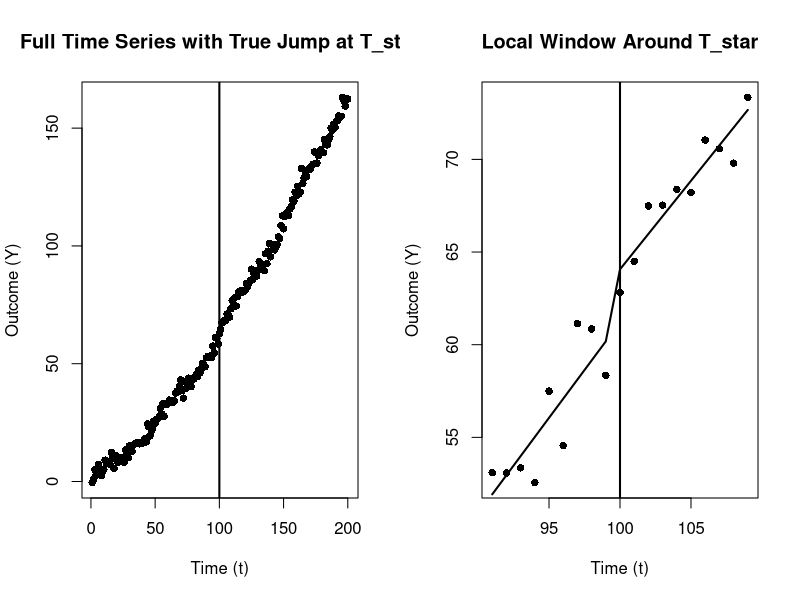
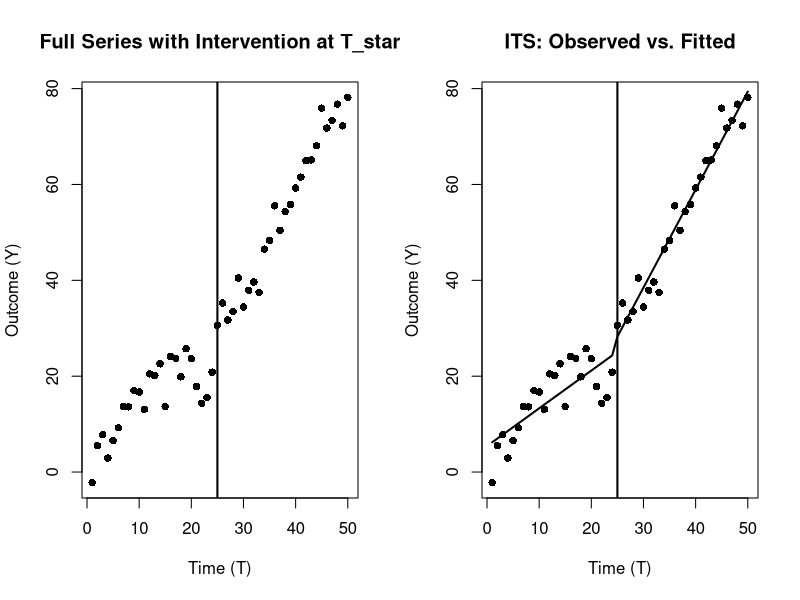
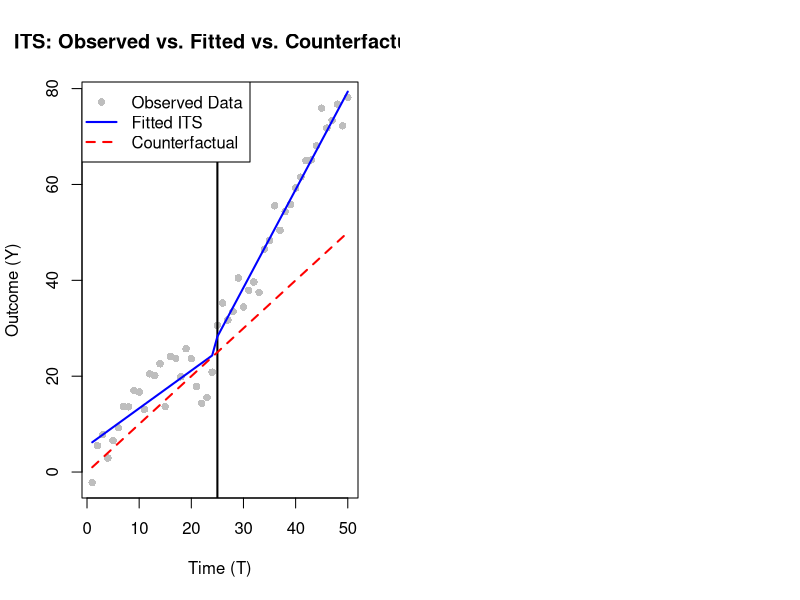
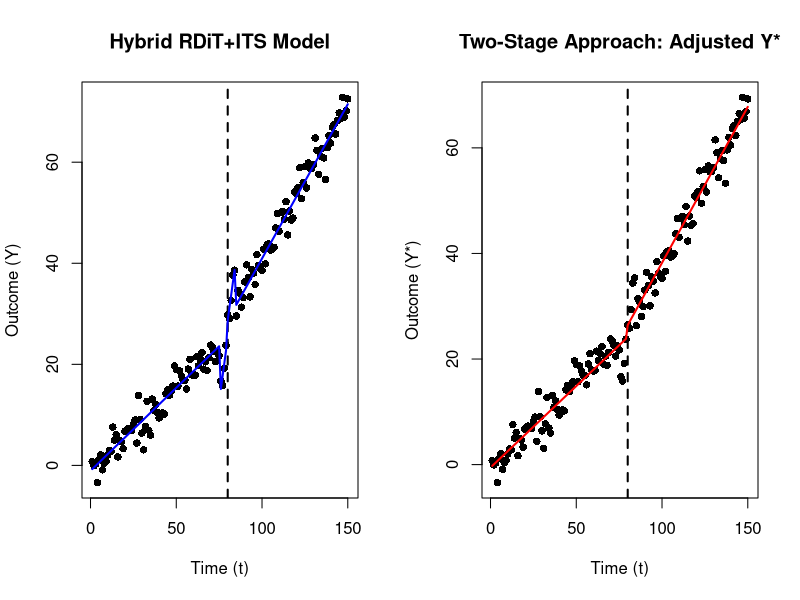

Generate these figures, in order, with R:
## ---- chunk 1
# -------------------------------------------------------------------
# 0. Libraries
# -------------------------------------------------------------------
if(!require("sandwich")) install.packages("sandwich", quiet=TRUE)
if(!require("lmtest"))   install.packages("lmtest",   quiet=TRUE)
library(sandwich)
library(lmtest)

# -------------------------------------------------------------------
# 1. Generate Synthetic Data
# -------------------------------------------------------------------
set.seed(123)
n      <- 200                # total number of time points
T_star <- 100                # cutoff (policy/intervention) time
t_vals <- seq_len(n)         # time index: 1, 2, ..., n

# Outcome Y has a linear pre-trend, a mild quadratic component, 
# and a jump of +5 at T_star
# plus a small sinusoidal seasonality and random noise.
Y <- 0.4 * t_vals +          # baseline slope
     0.002 * (t_vals^2) +    # mild curvature
     ifelse(t_vals >= T_star, 5, 0) +  # jump at T_star
     2*sin(t_vals / 8) +              # mild seasonal pattern
     rnorm(n, sd = 2)                 # random noise

# Optional confounder X that also increases with time
X <- 1.5 * t_vals + rnorm(n, sd=5)

# Store everything in a single data frame
df_full <- data.frame(t = t_vals, Y = Y, X = X)

# -------------------------------------------------------------------
# 2. Plot the Entire Dataset & Highlight the Cutoff
# -------------------------------------------------------------------
par(mfrow=c(1,2))  # We'll produce two plots side by side

# Plot 1: Full data
plot(df_full$t, df_full$Y, pch=16,
     xlab="Time (t)", ylab="Outcome (Y)",
     main="Full Time Series with True Jump at T_star")
abline(v=T_star, lwd=2)  # vertical line at the cutoff

# -------------------------------------------------------------------
# 3. Restrict to a Local Bandwidth (h) Around T_star
# -------------------------------------------------------------------
h <- 10
df_local <- subset(df_full, abs(t - T_star) < h)

# Create variables for local regression
df_local$D           <- ifelse(df_local$t >= T_star, 1, 0)
df_local$t_centered  <- df_local$t - T_star

# -------------------------------------------------------------------
# 4. Baseline Local Linear RDiT Model
# -------------------------------------------------------------------
# Model:
#   Y = alpha_0 + alpha_1*(t - T_star) + tau*D + alpha_2*(t - T_star)*D + error
mod_rdit_linear <- lm(Y ~ t_centered + D + t_centered:D, data = df_local)
# Robust (HC) standard errors for potential serial correlation
res_rdit_linear <- coeftest(mod_rdit_linear, vcov = vcovHC(mod_rdit_linear, type="HC1"))

# -------------------------------------------------------------------
# 5. Local Polynomial (Quadratic) RDiT Model
# -------------------------------------------------------------------
df_local$t_centered2 <- df_local$t_centered^2
mod_rdit_quad <- lm(Y ~ t_centered + t_centered2 + D + t_centered:D + t_centered2:D,
                    data = df_local)
res_rdit_quad <- coeftest(mod_rdit_quad, vcov = vcovHC(mod_rdit_quad, type="HC1"))

# -------------------------------------------------------------------
# 6. Donut Approach: Excluding Observations Near the Cutoff
# -------------------------------------------------------------------
df_donut <- subset(df_local, abs(t - T_star) > 1)  # remove t_star +/- 1 unit
mod_rdit_donut <- lm(Y ~ t_centered + D + t_centered:D, data = df_donut)
res_rdit_donut <- coeftest(mod_rdit_donut, vcov = vcovHC(mod_rdit_donut, type="HC1"))

# -------------------------------------------------------------------
# 7. Placebo Test: Fake Cutoff
# -------------------------------------------------------------------
T_fake <- 120
df_placebo <- subset(df_full, abs(t - T_fake) < h)
df_placebo$D_placebo          <- ifelse(df_placebo$t >= T_fake, 1, 0)
df_placebo$t_centered_placebo <- df_placebo$t - T_fake

mod_rdit_placebo <- lm(Y ~ t_centered_placebo + D_placebo + t_centered_placebo:D_placebo,
                       data = df_placebo)
res_rdit_placebo <- coeftest(mod_rdit_placebo, vcov = vcovHC(mod_rdit_placebo, type="HC1"))

# -------------------------------------------------------------------
# 8. Augmented RDiT Model (Controlling for X)
# -------------------------------------------------------------------
mod_rdit_aug <- lm(Y ~ X + t_centered + D + t_centered:D, data = df_local)
res_rdit_aug <- coeftest(mod_rdit_aug, vcov = vcovHC(mod_rdit_aug, type="HC1"))

# -------------------------------------------------------------------
# 9. Plot the Local Data and Fitted RDiT Lines
# -------------------------------------------------------------------
plot(df_local$t, df_local$Y, pch=16,
     xlab="Time (t)", ylab="Outcome (Y)",
     main="Local Window Around T_star")

# Sort data by centered time for a smooth line
df_local_sorted <- df_local[order(df_local$t_centered), ]
pred_linear     <- predict(mod_rdit_linear, newdata=df_local_sorted)
lines(df_local_sorted$t, pred_linear, lwd=2)

# Add a vertical line at T_star for reference
abline(v=T_star, lwd=2)

# -------------------------------------------------------------------
# Print Summaries & Brief Interpretation
# -------------------------------------------------------------------

cat(" Local Linear RDiT (Baseline):\n")
print(res_rdit_linear)

cat("\n Local Quadratic RDiT:\n")
print(res_rdit_quad)

cat("\n Donut RDiT (Excluding Observations Near T_star):\n")
print(res_rdit_donut)

cat("\n Placebo Test (Fake Cutoff at T_fake=120):\n")
print(res_rdit_placebo)

cat("\n Augmented RDiT (Controlling for X):\n")
print(res_rdit_aug)
## ---- chunk 2
# -------------------------------------------------------------------
# 0. Libraries
# -------------------------------------------------------------------
if(!require("sandwich")) install.packages("sandwich", quiet=TRUE)
if(!require("lmtest"))   install.packages("lmtest",   quiet=TRUE)
library(sandwich)
library(lmtest)

# -------------------------------------------------------------------
# 1. Generate Synthetic Data
# -------------------------------------------------------------------
set.seed(456)
n       <- 50               # total number of time points
T_star  <- 25               # intervention time
t_vals  <- seq_len(n)       # time index: 1, 2, ..., n
## ---- chunk 3
Y <- 1.0 * t_vals +                      # baseline slope
  ifelse(t_vals >= T_star, 10, 0) +   # immediate jump of +10 at T_star
  
  # additional slope post-intervention
  ifelse(t_vals >= T_star, 0.5 * (t_vals - T_star), 0) +
  5 * sin(t_vals / 6) +                # mild seasonal pattern
  rnorm(n, sd = 3)                   # random noise

# Combine into a data frame
df_its <- data.frame(time = t_vals, Y = Y)

# -------------------------------------------------------------------
# 2. Define Key ITS Variables
# -------------------------------------------------------------------
## ---- chunk 4
df_its$D  <- ifelse(df_its$time >= T_star, 1, 0)
df_its$T  <- df_its$time
df_its$P  <- ifelse(df_its$time >= T_star, df_its$time - T_star, 0)

# -------------------------------------------------------------------
# 3. Plot the Entire Dataset & Highlight the Intervention
# -------------------------------------------------------------------
plot(
    df_its$T,
    df_its$Y,
    pch = 16,
    xlab = "Time (T)",
    ylab = "Outcome (Y)",
    main = "Full Series with Intervention at T_star"
)
abline(v = T_star, lwd = 2)  # vertical line for the intervention


## ---- chunk 5
# -------------------------------------------------------------------
# 4. Fit the Comprehensive ITS Model (Segmented Regression)
# -------------------------------------------------------------------
mod_its <- lm(Y ~ T + D + I(T*D) + P, data = df_its)

# Use robust standard errors to account for potential autocorrelation
res_its <- coeftest(mod_its, vcov = vcovHC(mod_its, type="HC1"))

# -------------------------------------------------------------------
# 5. Create Fitted Values for Plotting
# -------------------------------------------------------------------
df_its$pred_its <- predict(mod_its)

# -------------------------------------------------------------------
# 6. Plot the Observed Data & Fitted ITS Lines
# -------------------------------------------------------------------
plot(df_its$T, df_its$Y, pch=16,
     xlab="Time (T)", ylab="Outcome (Y)",
     main="ITS: Observed vs. Fitted")
abline(v=T_star, lwd=2)
lines(df_its$T, df_its$pred_its, lwd=2)

# -------------------------------------------------------------------
# 7. Summaries & Brief Interpretation
# -------------------------------------------------------------------

print(res_its)
## ---- chunk 6
plot(
    df_its$T,
    df_its$Y,
    pch = 16,
    col = "gray",
    xlab = "Time (T)",
    ylab = "Outcome (Y)",
    main = "ITS: Observed vs. Fitted vs. Counterfactual"
)

# Add vertical line indicating intervention point
abline(v = T_star, lwd = 2, col = "black")

# Add fitted ITS model trend
lines(df_its$T,
      df_its$pred_its,
      lwd = 2,
      col = "blue")

# Add counterfactual trend (what would have happened without intervention)
lines(
    df_its$T,
    df_its$pred_counterfactual,
    lwd = 2,
    col = "red",
    lty = 2
)

# Add legend
legend(
    "topleft",
    legend = c("Observed Data", "Fitted ITS", "Counterfactual"),
    col = c("gray", "blue", "red"),
    lty = c(NA, 1, 2),
    pch = c(16, NA, NA),
    lwd = c(NA, 2, 2)
)

## ---- chunk 7
# -------------------------------------------------------------------
# 0. Libraries
# -------------------------------------------------------------------
if(!require("sandwich")) install.packages("sandwich", quiet=TRUE)
if(!require("lmtest"))   install.packages("lmtest",   quiet=TRUE)
library(sandwich)
library(lmtest)

# -------------------------------------------------------------------
# 1. Generate Synthetic Data
# -------------------------------------------------------------------
set.seed(111)
n       <- 150             # total number of time points
T_star  <- 80              # cutoff/intervention time
t_vals  <- seq_len(n)      # time index: 1, 2, ..., n
## ---- chunk 8
h <- 5  # bandwidth for local discontinuity
within_h <- abs(t_vals - T_star) < h  # indicator for local region
## ---- chunk 9

Y <- 0.3 * t_vals +                                        # baseline slope
     ifelse(t_vals >= T_star, 5, 0) +                      # immediate jump
     ifelse(t_vals >= T_star, 0.2*(t_vals - T_star), 0) +  # slope change
     ifelse(t_vals >= T_star, 0.1*(t_vals - T_star), 0) +  # sustained effect
     ifelse(within_h, 2*(t_vals - T_star), 0) +            # local polynomial jump
     rnorm(n, sd=2)                                        # noise

# Put it in a data frame
df <- data.frame(t = t_vals, Y = Y)

# -------------------------------------------------------------------
# 2. Define Variables for a Single Unified Model
# -------------------------------------------------------------------
df$D   <- ifelse(df$t >= T_star, 1, 0)          # intervention dummy
df$T_c <- df$t                                 # rename time to T_c for clarity
df$P   <- ifelse(df$t >= T_star, df$t - T_star, 0)  # time since intervention

# Indicator for local region (± h around T_star)
df$local_indicator <- ifelse(abs(df$t - T_star) < h, 1, 0)

# Center time around T_star for local polynomial
df$t_centered <- df$t - T_star

# -------------------------------------------------------------------
# 3. Fit the Unified "Augmented ITS + RDiT" Model
# -------------------------------------------------------------------
# Y_t = beta_0
#       + beta_1 * T_c
#       + beta_2 * D
#       + beta_3 * (T_c * D)
#       + beta_4 * P
#       + alpha_1 * (t_centered)* local_indicator
#       + alpha_2 * (t_centered)* D * local_indicator
#       + epsilon_t
#
mod_hybrid <- lm(
  Y ~ T_c + D + I(T_c*D) + P +
       I(t_centered * local_indicator) +
       I(t_centered * D * local_indicator),
  data = df
)

# Robust standard errors
res_hybrid <- coeftest(mod_hybrid, vcov = vcovHC(mod_hybrid, type = "HC1"))

# -------------------------------------------------------------------
# 4. A Two-Stage Approach for Illustrative Purposes
# -------------------------------------------------------------------
# STAGE 1: Local RDiT to estimate extra local jump around T_star ± h
df_local <- subset(df, abs(t - T_star) < h)
mod_local <- lm(Y ~ t_centered*D, data = df_local)

# estimate of the jump at T_star from local model
tau_hat <- coef(mod_local)["D"]  

# Adjust outcome by subtracting local jump * D
df$Y_star <- df$Y - tau_hat * df$D

# STAGE 2: Fit a standard ITS on the adjusted outcome Y_star
mod_its_adjusted <- lm(Y_star ~ T_c + D + I(T_c*D) + P, data = df)
res_its_adjusted <-
    coeftest(mod_its_adjusted, vcov = vcovHC(mod_its_adjusted, type = "HC1"))

# -------------------------------------------------------------------
# 5. Plot the Data and Fitted Lines
# -------------------------------------------------------------------
par(mfrow=c(1,2))

# Plot 1: Observed data vs. fitted "Hybrid Model"
plot(
  df$t,
  df$Y,
  pch = 16,
  xlab = "Time (t)",
  ylab = "Outcome (Y)",
  main = "Hybrid RDiT+ITS Model"
)
abline(v = T_star, lwd = 2, lty = 2)  # cutoff
lines(df$t,
      predict(mod_hybrid),
      col = "blue",
      lwd = 2)

# Plot 2: Adjusted Data (Two-Stage) vs. Fitted ITS
plot(
  df$t,
  df$Y_star,
  pch = 16,
  xlab = "Time (t)",
  ylab = "Outcome (Y*)",
  main = "Two-Stage Approach: Adjusted Y*"
)
abline(v = T_star, lwd = 2, lty = 2)
lines(df$t,
      predict(mod_its_adjusted),
      col = "red",
      lwd = 2)

print(res_hybrid)

cat("\n Two-Stage Approach:\n")
cat("   (1) Local RDiT => estimated local jump = ", round(tau_hat,2), "\n")
cat("   (2) Standard ITS on adjusted outcome:\n")
print(res_its_adjusted)
